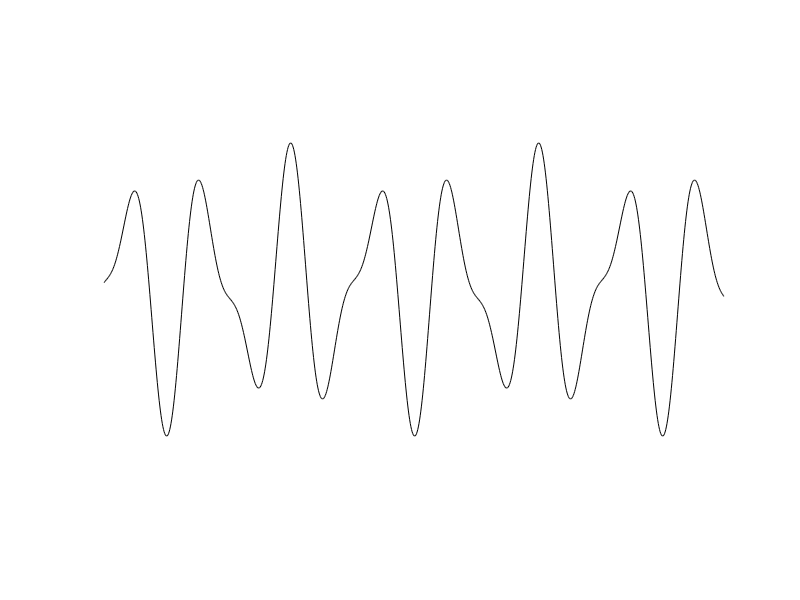

Here is the MATLAB script that generated this plot:
% 定义时间轴
t = 0:0.01:10;

% 假设的信号，可以根据需要调整频率和幅度
y = sin(2 * pi * 0.75 * t) + 0.5 * sin(2 * pi * 1.25 * t + 3);

% 绘制图形
figure;
plot(t, y,'k');
hold on;

% 添加标记点
% 假设M和N是特定的值，需要你根据实际信号调整这些值
M = 0.5;
N = 1;

% 更多标记和注释可以在这里添加
% ...

hold off;

% 设定图形的其他属性

ylim([-2.5 2.5]);

axis off
